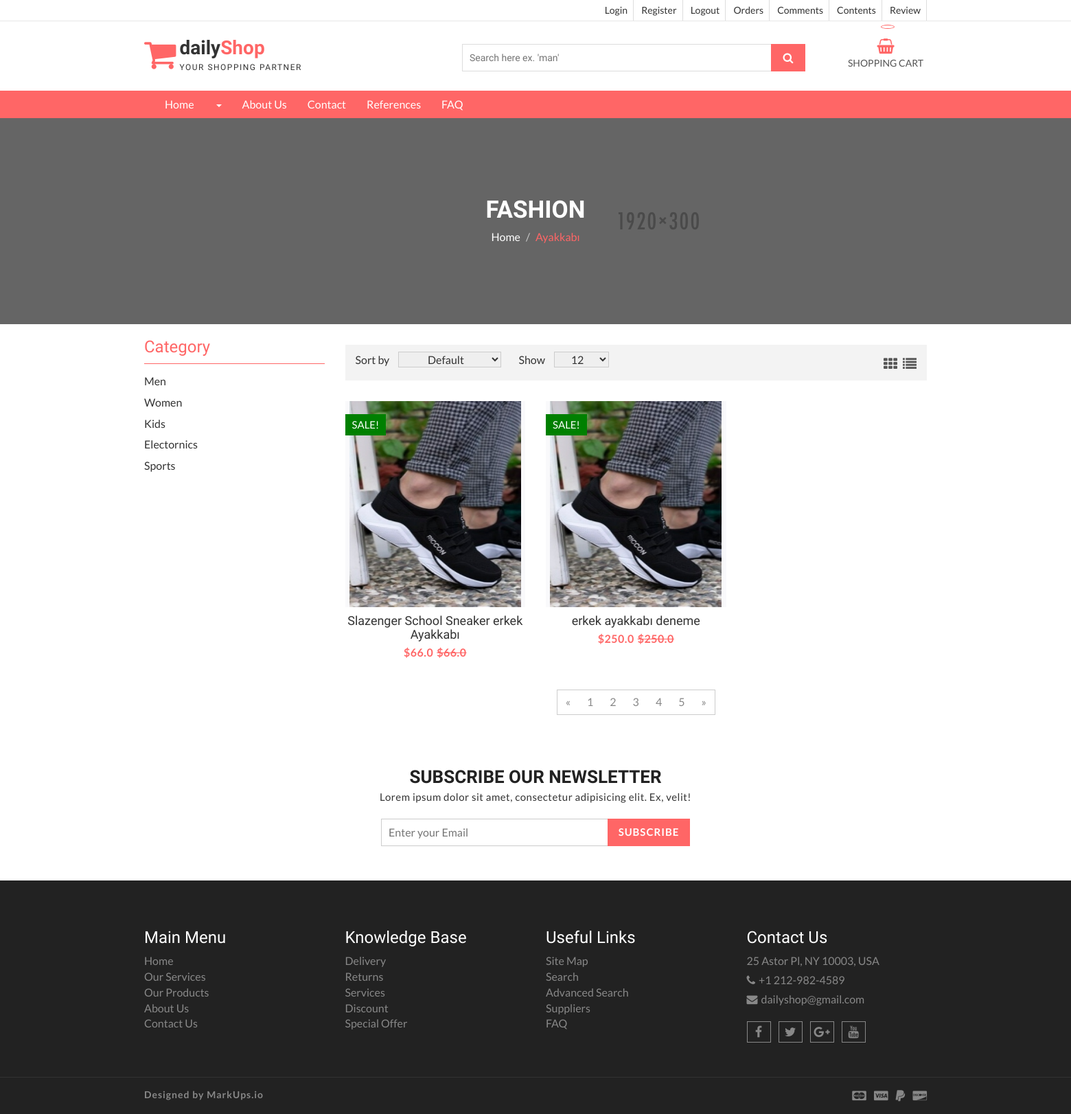
/category/4/ayakkabi/, run on an earlier commit of the app's database.
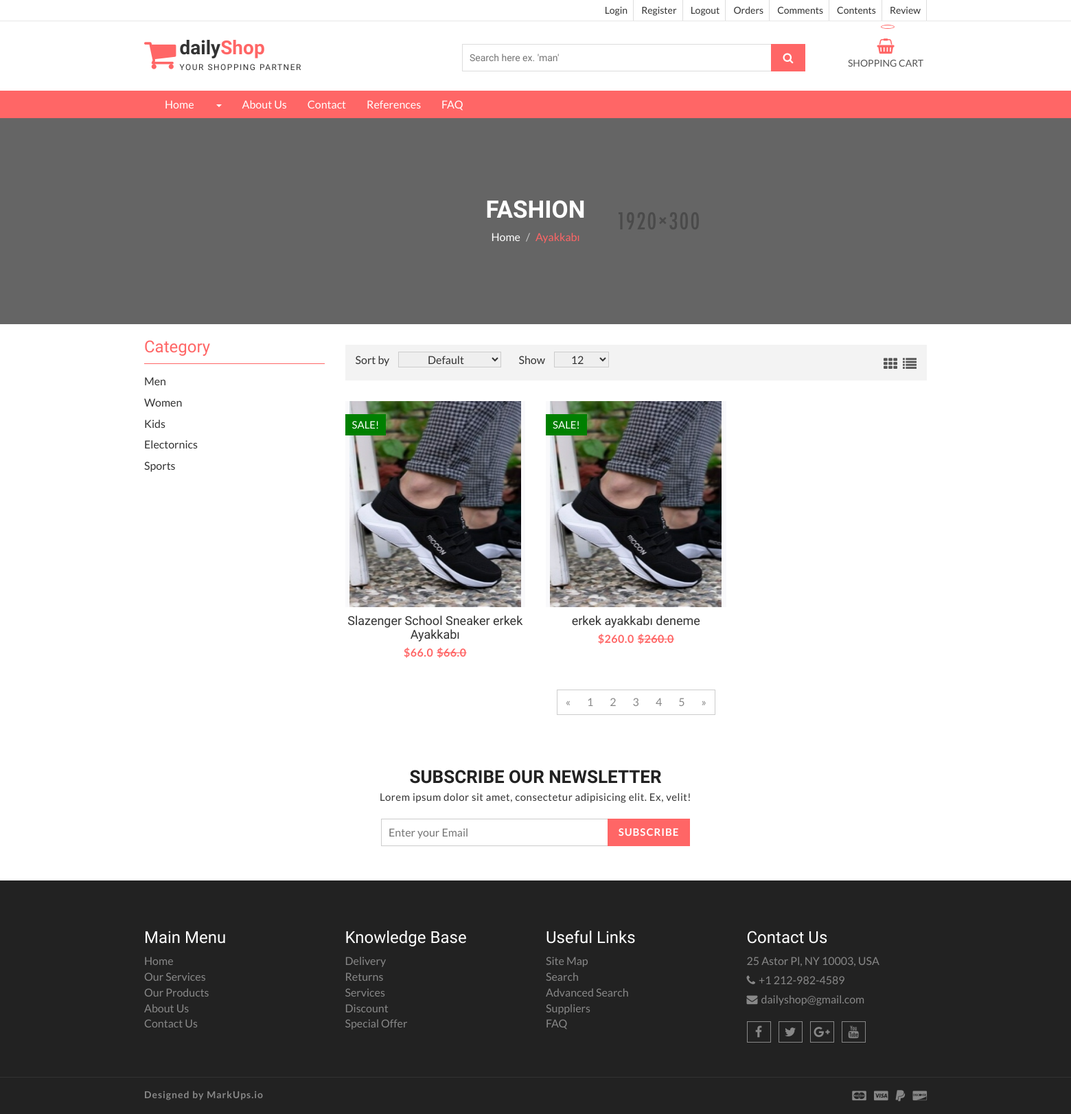
And on a later commit of the database.
### product/models.py (models this page shows, shortened)
class Product(models.Model):
    STATUS = (
        ('True', 'Evet'),
        ('False', 'Hayır'),
    )
    user = models.ForeignKey(User,on_delete=models.CASCADE)
    category = models.ForeignKey(Category,on_delete=models.CASCADE) #relation with Category table  .. category_id .. CASCADE category id silindimi alt elemanlarıyla beraber sil demek.
    title = models.CharField(max_length=100,blank=True)
    slug = models.SlugField(unique=True,null=False)
    keywords = models.CharField(max_length=255,blank=True)
    description = models.CharField(max_length=255,blank=True)
    image = models.ImageField(blank=True,upload_to='images/')
    price = models.FloatField()
    amount = models.IntegerField()
    detail = RichTextUploadingField()
    status = models.CharField(max_length=10,choices=STATUS)
    create_at = models.DateTimeField(auto_now_add=True)
    update_at = models.DateTimeField(auto_now=True)
    def image_tag(self):
        if self.image:
            return mark_safe('<img src="{}" height="50"/>'.format(self.image.url))
        else:
            return ""
    image_tag.short_description = 'Image'

### home/views.py (the view)
# urls.py: path('category/<int:id>/<slug:slug>/', views.category_products, name='category_products'),
def category_products(request,id,slug):
    products = Product.objects.filter(category_id=id)
    category_data = Category.objects.get(pk=id)
    category = Category.objects.all()
    context = {'products':products,'category':category,'category_data':category_data}
    return render(request,'products.html',context)

### home/templates/products.html (shortened to what the changed rows need)
{% extends 'homebase.html' %}
{% block content %}
    {% load static %}
    <section id="aa-catg-head-banner">
        <div class="aa-catg-head-banner-area">
            <div class="container">
                <div class="aa-catg-head-banner-content">
                    <h2>Fashion</h2>
                </div>
            </div>
        </div>
    </section>
    <section id="aa-product-category">
        <div class="container">
            <div class="row">
                <div class="col-lg-9 col-md-9 col-sm-8 col-md-push-3">
                    <div class="aa-product-catg-content">
                        <div class="aa-product-catg-body">
                            <ul class="aa-product-catg">
                                {% for rs in products %}
                                    <li>
                                        <figure>
                                            <a class="aa-product-img" href="/product/{{ rs.id }}/{{ rs.slug }}"><img src="{{ rs.image.url }}"
                                                                                    alt="polo shirt img" style="height: 300px; width: 250px;"></a>
                                            <figcaption>
                                                <h4 class="aa-product-title"><a href="/product/{{ rs.id }}/{{ rs.slug }}">{{ rs.title }}</a></h4>
                                                <span class="aa-product-price">${{ rs.price }}</span><span
                                                    class="aa-product-price"><del>${{ rs.price }}</del></span>
                                            </figcaption>
                                        </figure>
                                        <span class="aa-badge aa-sale" href="#">SALE!</span>
                                    </li>
                                {% endfor %}
                            </ul>
                        </div>
                    </div>
                </div>
            </div>
        </div>
    </section>
{% endblock %}

What changed in the data, as far as the page shows it:
changed Product "erkek ayakkabı deneme": price "250.0" → "260.0"
